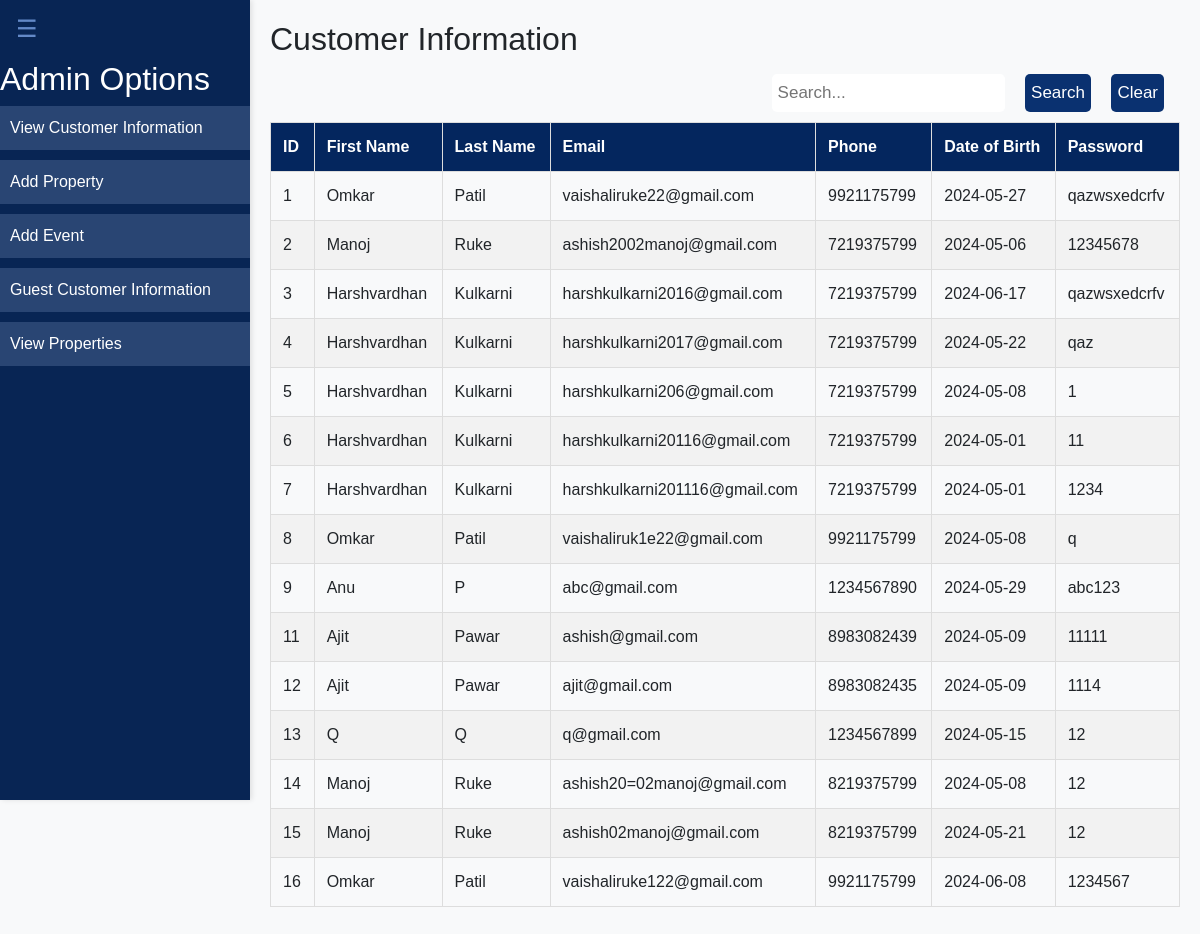
Before: /admin_dashboard with the older database file.
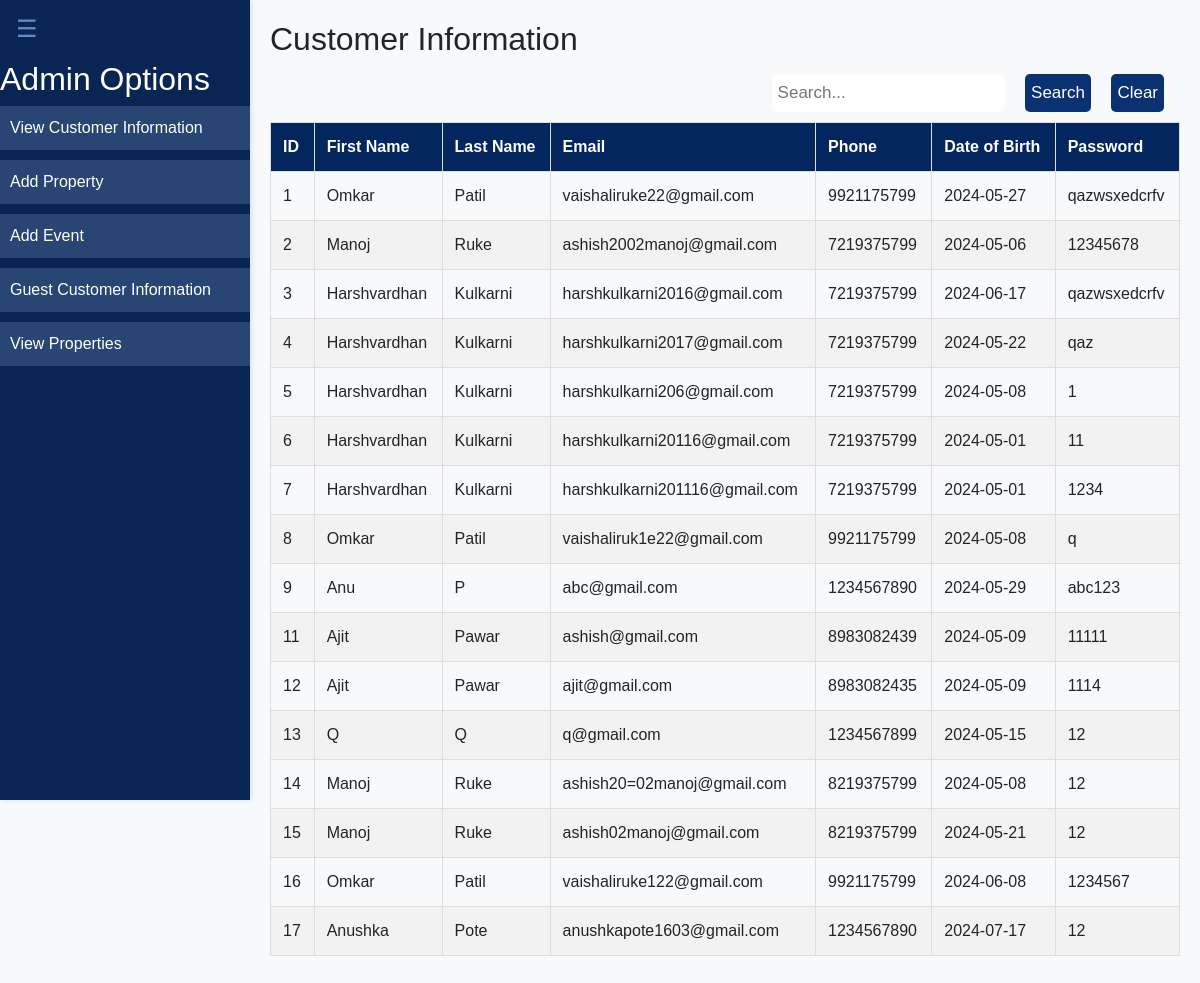
After: the same page with the newer database file.
### tables this page shows
CREATE TABLE users (
                     id INTEGER PRIMARY KEY AUTOINCREMENT,
                     first_name TEXT NOT NULL,
                     last_name TEXT NOT NULL,
                     email TEXT NOT NULL UNIQUE,
                     phone TEXT NOT NULL,
                     dob TEXT NOT NULL,
                     password TEXT NOT NULL,
                     role TEXT NOT NULL);

### SkyGram Stay/app.py (the view)
@app.route('/admin_dashboard', methods=['GET', 'POST'])
def admin_dashboard():
    search_key = request.form.get('search_key', '').strip() if request.method == 'POST' else ''
    query_user = "SELECT * FROM users WHERE role='user'"
    params_user = ()
    if search_key:
        query_user += " AND (first_name LIKE ? OR last_name LIKE ? OR email LIKE ? OR phone LIKE ? OR dob LIKE ?)"
        params_user = tuple(['%' + search_key + '%'] * 5)
    query_guest = "SELECT * FROM plans"
    params_guest = ()
    with sqlite3.connect('users.db') as conn:
        c = conn.cursor()
        c.execute(query_user, params_user)
        customers = c.fetchall()
    with sqlite3.connect('info.db') as conn:
        c = conn.cursor()
        c.execute(query_guest, params_guest)
        guest_customers = c.fetchall()
    villas = Villa.query.all()  # Fetch villas from the database
    return render_template('admin_dashboard.html', customers=customers, search_key=search_key, guest_customers=guest_customers, villas=villas)

### SkyGram Stay/templates/admin_dashboard.html (shortened to what this page needs)
<!DOCTYPE html>
<html lang="en">
<head>
    <link href="https://stackpath.bootstrapcdn.com/bootstrap/4.5.2/css/bootstrap.min.css" rel="stylesheet">
</head>
<body>
    <button class="menu-btn" onclick="toggleSidebar()">☰</button>
    <div class="sidebar" id="sidebar">
        <h2 class="admin-options">Admin Options</h2>
        <button class="admin-options" onclick="toggleSection('customerInfo')">View Customer Information</button>
        <button class="admin-options" onclick="toggleSection('addProperty')">Add Property</button>
        <button class="admin-options" onclick="toggleSection('addEvent')">Add Event</button>
        <button class="admin-options" onclick="toggleSection('guestInfo')">Guest Customer Information</button>
        <button class="admin-options" onclick="toggleSection('viewProperties')">View Properties</button>
    </div>
    <div class="content" id="content">
        <div id="customerInfo" class="customer-info">
            <h2>Customer Information</h2>
            <div class="search-container">
                <form method="POST" action="{{ url_for('admin_dashboard') }}">
                    <input type="text" id="search_key" name="search_key" placeholder="Search..." value="{{ search_key }}">
                    <button type="submit">Search</button>
                    <button type="button" onclick="clearSearch()">Clear</button>
                </form>
            </div>
            {% if customers %}
            <table>
                <thead>
                    <tr>
                        <th>ID</th>
                        <th>First Name</th>
                        <th>Last Name</th>
                        <th>Email</th>
                        <th>Phone</th>
                        <th>Date of Birth</th>
                        <th>Password</th>
                    </tr>
                </thead>
                <tbody>
                    {% for customer in customers %}
                    <tr>
                        <td>{{ customer[0] }}</td>
                        <td>{{ customer[1] }}</td>
                        <td>{{ customer[2] }}</td>
                        <td>{{ customer[3] }}</td>
                        <td>{{ customer[4] }}</td>
                        <td>{{ customer[5] }}</td>
                        <td>{{ customer[6] }}</td>
                    </tr>
                    {% endfor %}
                </tbody>
            </table>
            {% else %}
            <p class="no-results">No results found.</p>
            {% endif %}
        </div>
    </div>
</body>
</html>

### SkyGram Stay/templates/admin_dashboard.html (style rules this page uses)
body { display: flex; font-family: Arial, sans-serif; margin: 0; padding: 0; background-color: #f8f9fa; }
.sidebar { width: 250px; height: 100vh; background-color: #082554; color: white; padding-top: 60px; box-shadow: 2px 0 5px rgba(0,0,0,0.1); position: fixed; left: 0; top: 0; bottom: 0; transition: width 0.3s ease; z-index: 2; }
.sidebar button { width: 100%; padding: 10px; margin-bottom: 10px; background-color: #294573; color: white; border: none; cursor: pointer; text-align: left; transition: background-color 0.3s ease; }
.content { margin-left: 250px; padding: 20px; flex: 1; transition: margin-left 0.3s ease; }
.menu-btn { position: absolute; top: 10px; left: 10px; background: none; border: none; color: #6389c7; font-size: 24px; cursor: pointer; z-index: 3; }
table { width: 100%; border-collapse: collapse; margin: 20px 0; }
th, td { padding: 12px; border: 1px solid #ddd; text-align: left; }
th { background-color: #04265e; color: white; }
tr:nth-child(even) { background-color: #f2f2f2; }
.search-container { float: right; margin-bottom: 10px; }
.search-container input[type=text] { padding: 6px; margin-top: 8px; margin-right: 16px; border: none; font-size: 17px; border-radius: 5px; }
.search-container button { padding: 6px; margin-top: 8px; margin-right: 16px; border: none; font-size: 17px; cursor: pointer; background-color: #0a3170; color: white; border-radius: 5px; }

Changed rows visible on the page:
added users: id "17", first_name "Anushka", last_name "Pote", email "anushkapote1603@gmail.com", phone "1234567890", dob "2024-07-17", password "12"
